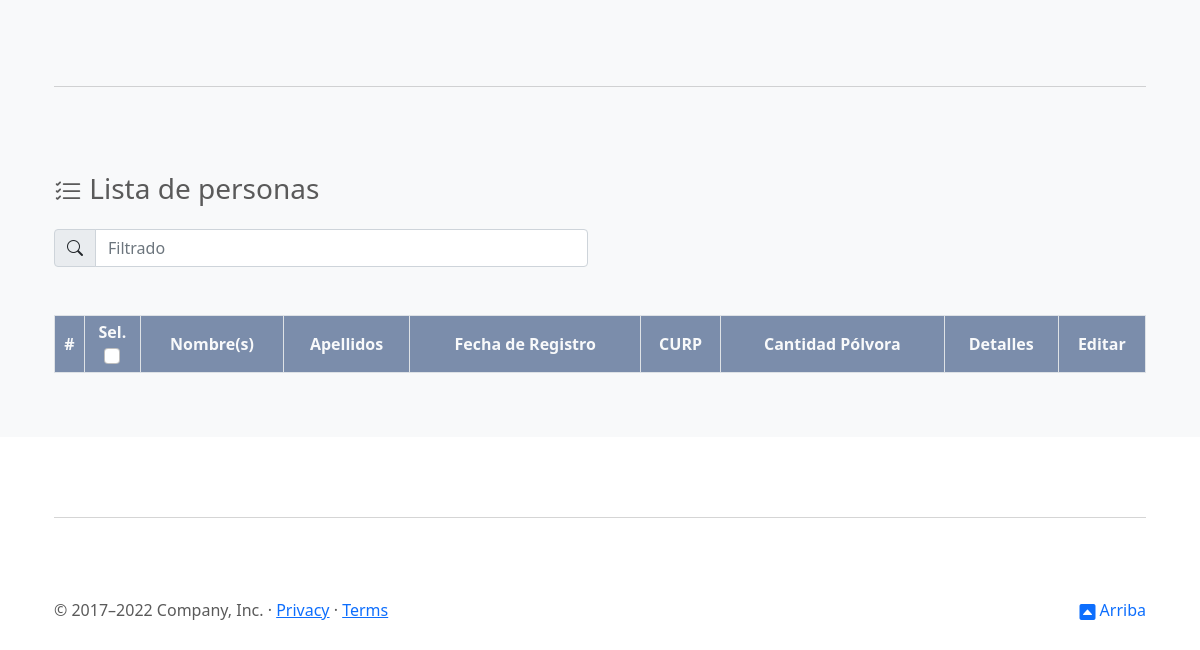
Before: /home_config.php (lower part) with the older database file.
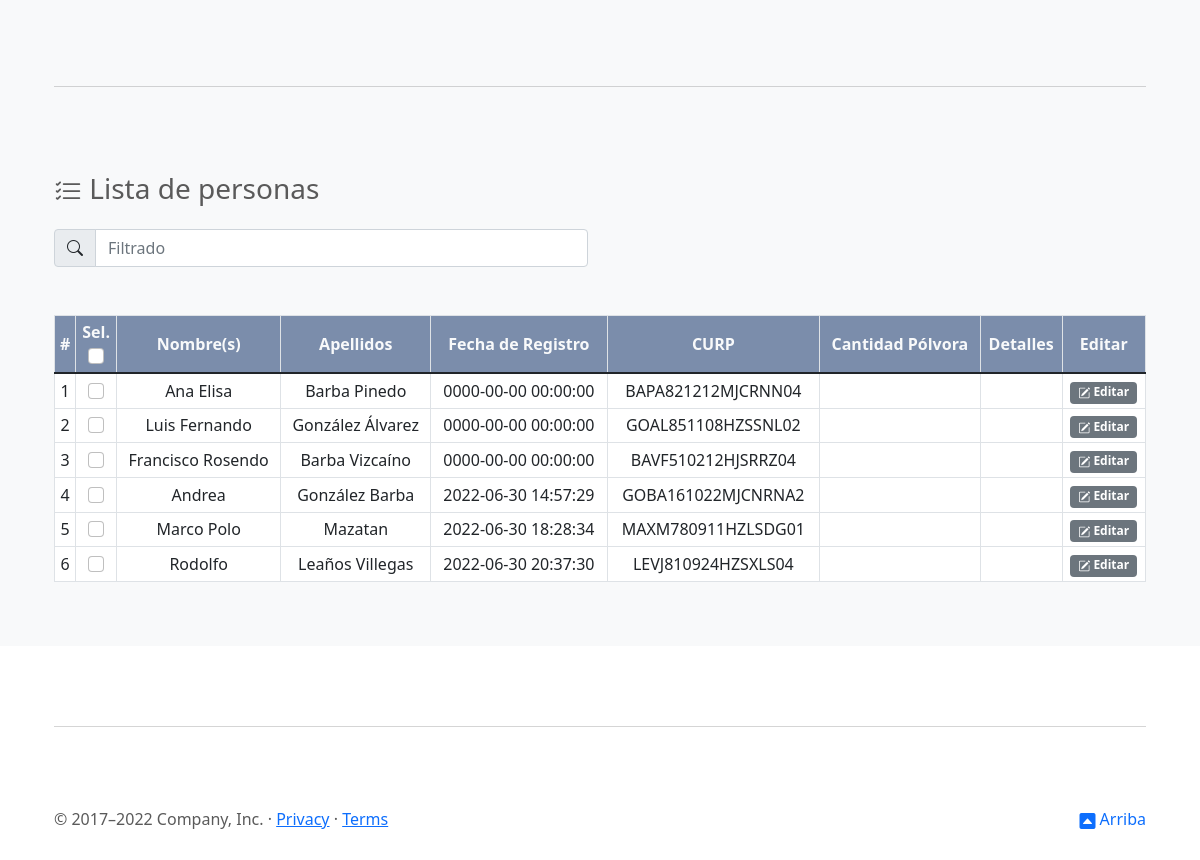
After: the same page with the newer database file.
### tables this page shows
CREATE TABLE `asistentes` (
  `id` int(11) NOT NULL,
  `nombre` varchar(50) NOT NULL,
  `apellidos` varchar(50) NOT NULL,
  `fecha_entrega` datetime NOT NULL,
  `qr` varchar(100) NOT NULL,
  `entregado` int(11) NOT NULL,
  `curp` varchar(18) NOT NULL,
  `cantidad_polvora` int(11) NOT NULL,
  `detalles` varchar(100) DEFAULT NULL
);

### home_config.php (the view, shortened to what this page needs)
<!doctype html>
<html lang="en">
  <head>
    <link href="https://cdn.jsdelivr.net/npm/bootstrap@5.2.0-beta1/dist/css/bootstrap.min.css" rel="stylesheet">
    <link rel="stylesheet" href="https://cdn.jsdelivr.net/npm/bootstrap-icons@1.8.1/font/bootstrap-icons.css">
    <link href="assets/dist/css/bootstrap.min.css" rel="stylesheet">
    <link href="assets/dist/css/bootstrap.min.css" rel="stylesheet">
    <link href="carousel.css" rel="stylesheet">
  </head>
  <body>
    <main class="">
      <div class="album py-5 bg-light">
        <div class="container marketing">
          <div class="row mt-5">
          </div>
        </div>
        <div class="container">
          <hr class="featurette-divider">
          <p class="fs-3"><i class="bi bi-list-check"></i> Lista de personas</p>
          <div class="row">
            <div class="col">
              <div class="input-group mb-4 w-100">
                <span class="input-group-text" id="basic-addon1"><i class="bi bi-search"></i></span>
                <input type="text" class="form-control" placeholder="Filtrado" aria-label="Filtrado" aria-describedby="basic-addon1" id="myInput">
              </div>
            </div>
            <div class="col">
            </div>
          </div>
          <div class="table-responsive">
            <table class="table table-hover table-bordered table-sm align-middle mt-4">
              <thead style="background-color:#7B8DAB;" class="text-light align-middle">
                <tr class="text-center">
                    <th scope="col">#</th>
                    <th scope="col">Sel. <br><input class="form-check-input" type="checkbox" value=""></th>
                    <th scope="col">Nombre(s)</th>
                    <th scope="col">Apellidos</th>
                    <th scope="col">Fecha de Registro</th>
                    <th scope="col">CURP</th>
                    <th scope="col">Cantidad Pólvora</th>
                    <th scope="col">Detalles</th>
                    <th scope="col">Editar</th>
                </tr>
              </thead>
              <tbody id="myTable">
                <?php
                  include('query.php');
                  $x = 0;
                  while ($row_sqlQuery = $resultadoQuery->fetch_assoc()) {
                    $x++;
                    echo '
                    <tr class="text-center bg-white">
                      <td>' . $x . '</td>
                      <td><input class="form-check-input" type="checkbox" value="'.$row_sqlQuery['id'].'"></td>
                      <td>' . $row_sqlQuery['nombre'] . '</td>
                      <td>' . $row_sqlQuery['apellidos'] . '</td>
                      <td>' . $row_sqlQuery['fecha_entrega'] . '</td>
                      <td>' . $row_sqlQuery['curp'] . '</td>
                      <td>' . $row_sqlQuery['cantidad'] . '</td>
                      <td>' . $row_sqlQuery['detalles'] . '</td>
                      <td><span class="badge text-bg-secondary" href="#" type="button" data-bs-toggle="modal" data-bs-target="#editar' . $row_sqlQuery['id'] . '"><i class="bi bi-pencil-square"></i> Editar</span></td>
                    <tr>';
                  }
            echo'</table>';
            ?>
          </div>
        </div>
      </div>
    </main>
  </body>
  <footer class="container">
  <hr class="featurette-divider">
    <p class="float-end"><a href="#" style="text-decoration:none"><i class="bi bi-caret-up-square-fill"></i> Arriba</a></p>
    <p>&copy; 2017–2022 Company, Inc. &middot; <a href="#">Privacy</a> &middot; <a href="#">Terms</a></p>
  </footer>
</html>

### query.php (shortened to what this page needs)
<html>
<body>
<?php
    include('prcd/qc/qc.php');
    $sqlQuery ="SELECT * FROM asistentes ORDER BY fecha_entrega ASC";
    $resultadoQuery = $conn->query($sqlQuery);
?>
</html>

### carousel.css (style rules this page uses)
body { padding-top: 3rem; padding-bottom: 3rem; color: #5a5a5a; }
.featurette-divider { margin: 5rem 0; }

### home_config.php (style rules this page uses)
.bi { vertical-align: -.125em; fill: currentColor; }

Changed rows visible on the page:
added asistentes: nombre "Ana Elisa", apellidos "Barba Pinedo", fecha_entrega "0000-00-00 00:00:00", curp "BAPA821212MJCRNN04"
added asistentes: nombre "Luis Fernando", apellidos "González Álvarez", fecha_entrega "0000-00-00 00:00:00", curp "GOAL851108HZSSNL02"
added asistentes: nombre "Francisco Rosendo", apellidos "Barba Vizcaíno", fecha_entrega "0000-00-00 00:00:00", curp "BAVF510212HJSRRZ04"
added asistentes: nombre "Andrea", apellidos "González Barba", fecha_entrega "2022-06-30 14:57:29", curp "GOBA161022MJCNRNA2"
added asistentes: nombre "Marco Polo", apellidos "Mazatan", fecha_entrega "2022-06-30 18:28:34", curp "MAXM780911HZLSDG01"
added asistentes: nombre "Rodolfo", apellidos "Leaños Villegas", fecha_entrega "2022-06-30 20:37:30", curp "LEVJ810924HZSXLS04"
